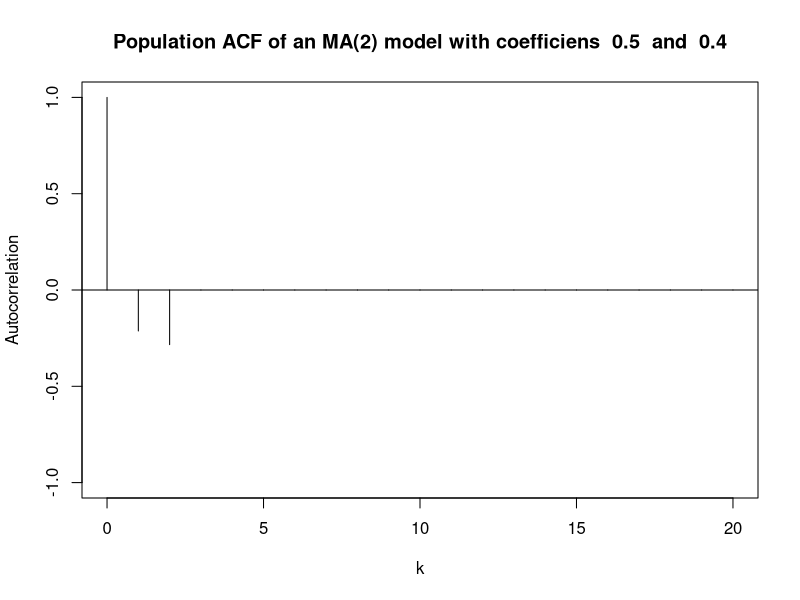
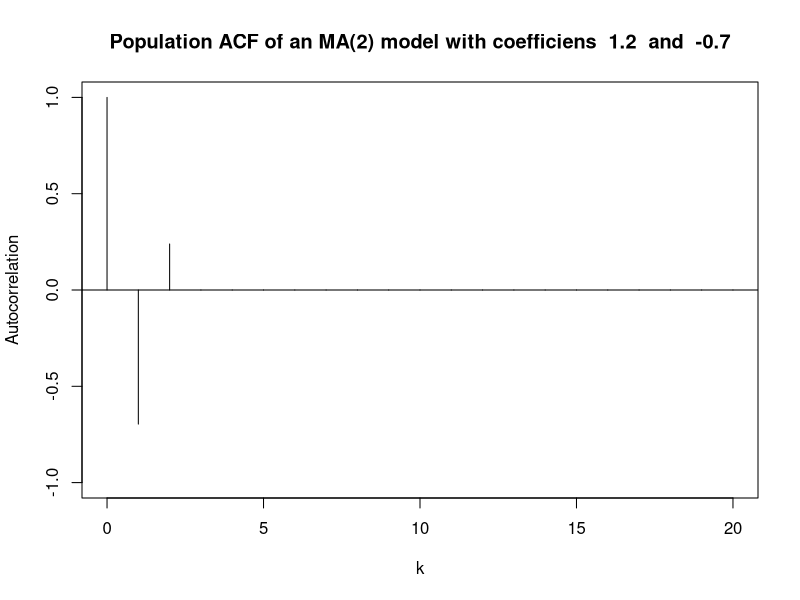
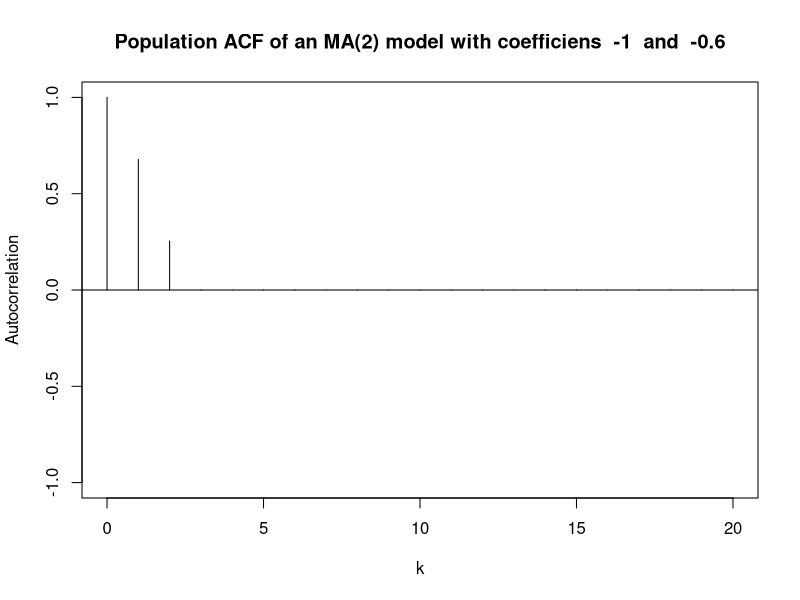
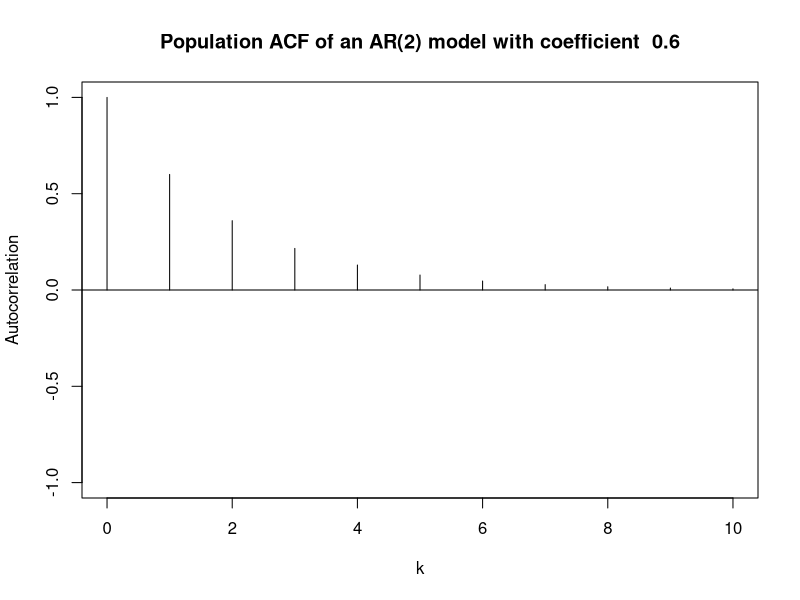
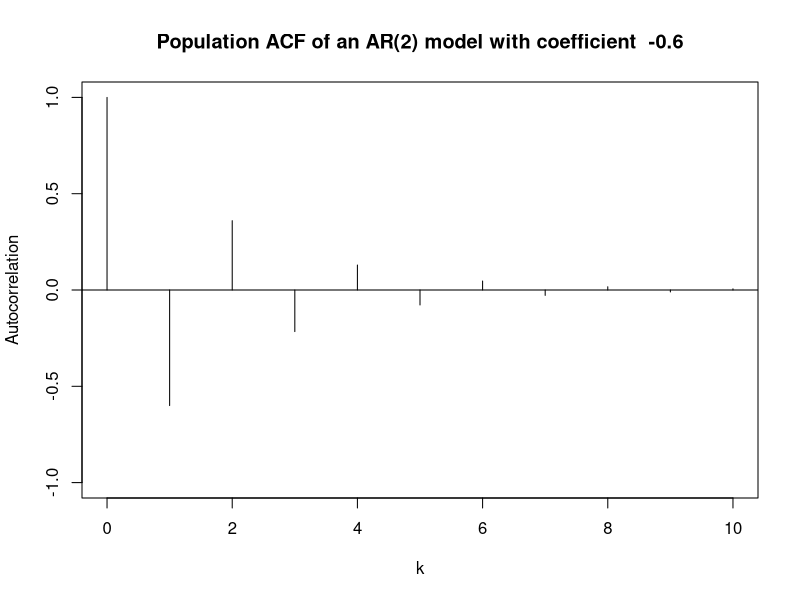
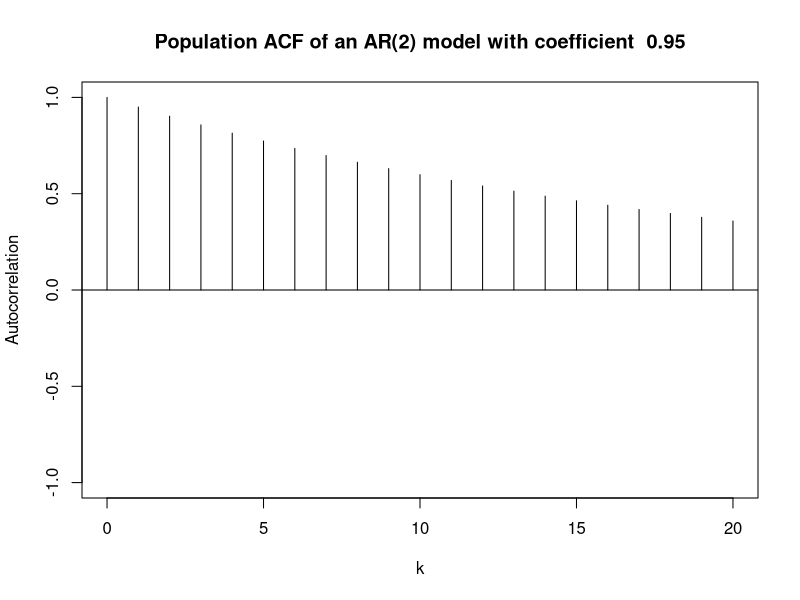
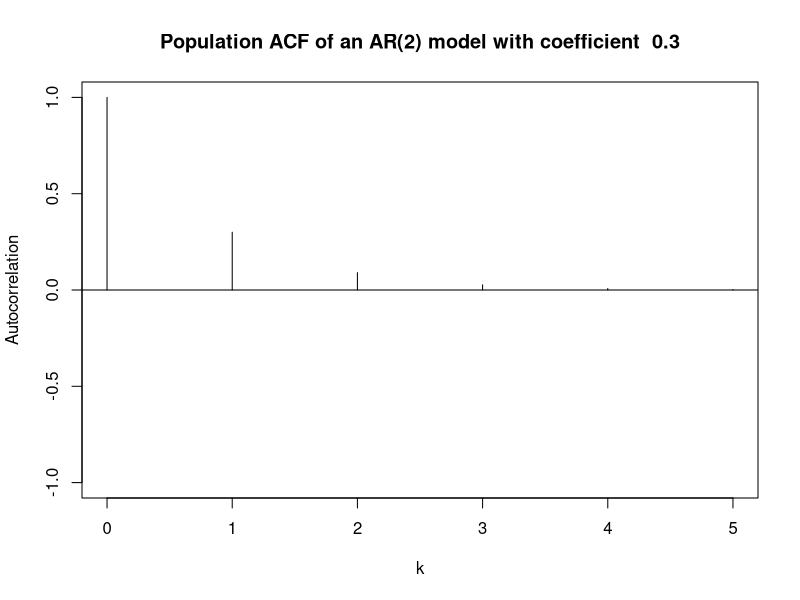
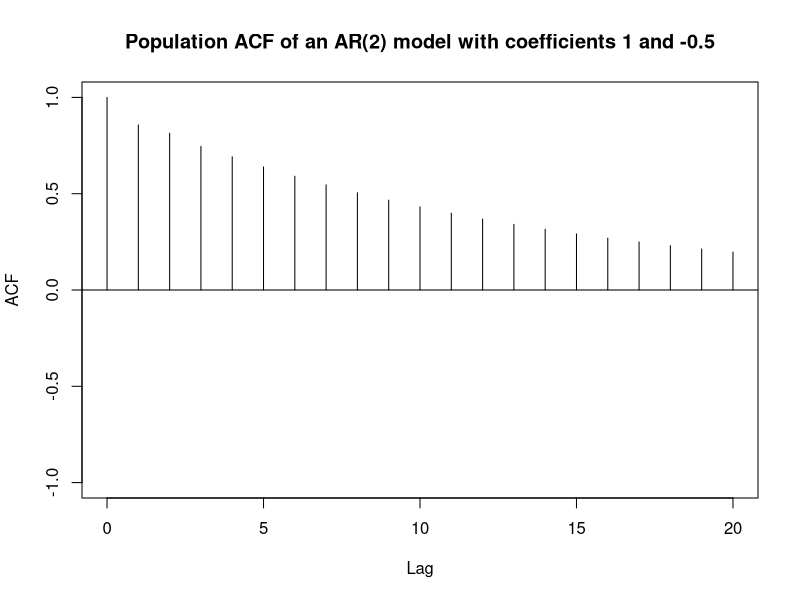

These charts were generated, in order, by the following R code:
# MA 4780 Homework 3
# March 2, 2016

# Problem 4.2
sketchMA2 <- function(theta1, theta2) {
  y <- ARMAacf(ma = c(-theta1,-theta2), lag.max = 20)
  plot(y, x = 0:20, 
       type = "h", 
       ylim = c(-1,1), 
       xlab = "k", 
       ylab = "Autocorrelation", 
       main = paste("Population ACF of an MA(2) model with coefficiens ", theta1, " and ", theta2))
  abline(h=0)
}

# Parts A, B, and C
sketchMA2(0.5,0.4)
sketchMA2(1.2,-0.7)
sketchMA2(-1,-0.6)

# Problem 4.5
sketchAR1 <- function(phi1, lags) {
  y <- ARMAacf(ar = phi1, lag.max = lags)	
  plot(y, x = 0:lags, 
       type = "h", 
       ylim = c(-1,1), 
       xlab = "k", 
       ylab = "Autocorrelation", 
       main = paste("Population ACF of an AR(2) model with coefficient ", phi1))
  abline(h=0)
}

# Parts A, B, C, and D
sketchAR1(0.6, 10)
sketchAR1(-0.6, 10)
sketchAR1(0.95, 20)
sketchAR1(0.3, 5)

# Problem 4.9
recursiveAR2 <- function(phi1, phi2, lags) {
  max.lag = lags
  rho = rep(0,max.lag)
  rho[1] = phi1/(1-phi2)
  rho[2] = (phi2*(1-phi2)+phi1^2)/(1-phi2)
  for (k in 3:max.lag) {
    rho[k] = phi1*rho[k-1]+phi2*rho[k-2]
  }
  plot(y=c(1,rho), x=0:max.lag, type='h', ylab='ACF', xlab='Lag', ylim=c(-1,+1), main = "Population ACF of an AR(2) model with coefficients 1 and -0.5")
  abline(h=0)
  
  results <- list()
  results$roots <- polyroot(c(1,phi1,phi2))
  results$class <- class(polyroot(c(1,phi1,phi2)))
  results$R <- sqrt(-phi2+0i)
  results$theta <- cospi(-(phi1 * sqrt(-phi2+01))/(2 *phi2))
  return(results)
}

# Parts A, B, C, D, E, and F
recursiveAR2(0.6,0.3,20)
recursiveAR2(-0.4,0.5,20)
recursiveAR2(1.2,-0.7,20)
recursiveAR2(-1,-0.6,20)
recursiveAR2(0.5,-0.9,20)
recursiveAR2(-0.5,-0.6,20)

# Problem 4.12
